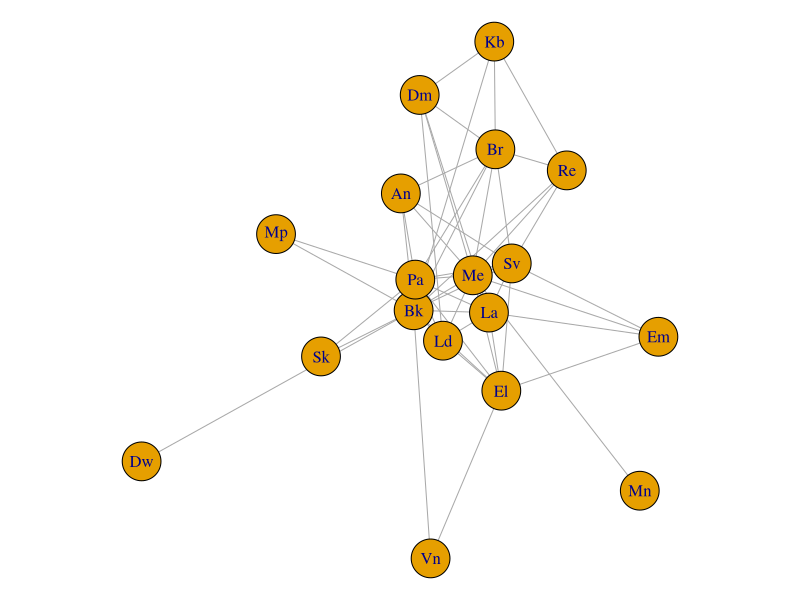
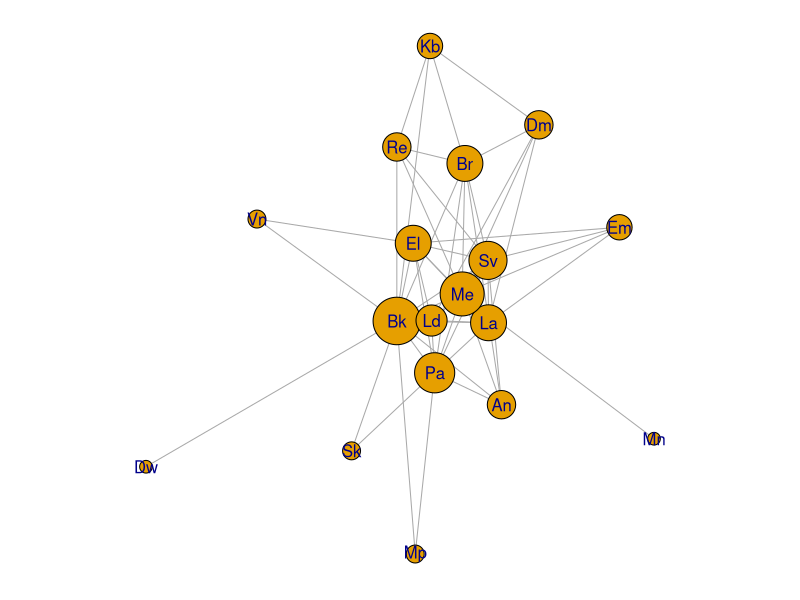
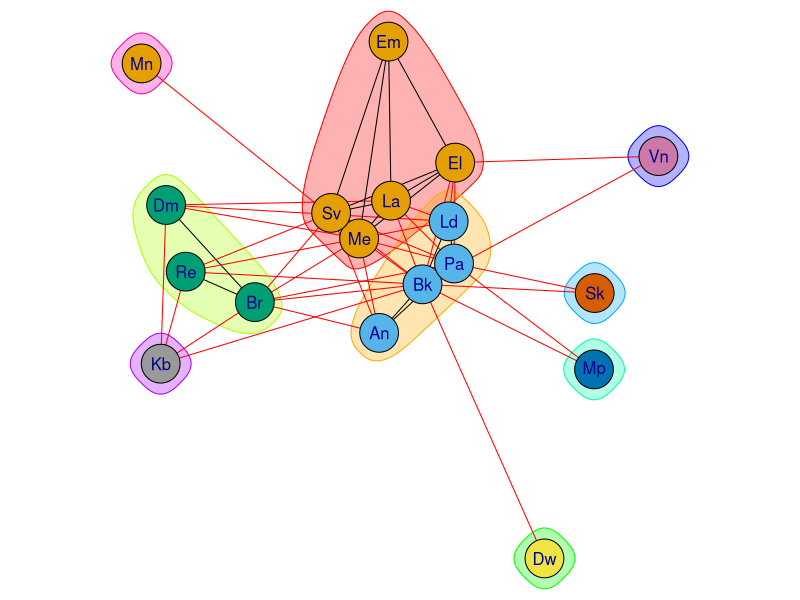

Reproduce these figures in R, in order. (Note: this script raises an error after producing the figures.)
library(igraph)

# table 5.2 from
# Hole, F.D. and J.B. Campbell. Soil Landscape Analysis. Rowman Allanheld, 1985.

# hand-keyed
x <- read.table('table-5.2.txt', sep = ',')

# check: OK
str(x)
x

nm <- c('An', 'Bk', 'Br', 'Dm', 'Dw', 'La', 'Ld', 'Me', 'Mp', 'Pa', 'Re', 'Sk', 'Sv', 'Vn', 'Kb', 'El', 'Mn', 'Em')

# DF -> matrix
x <- as.matrix(x)
dimnames(x) <- list(nm, nm)

# check: OK
x

# note special incantation to get the "correct" graph structure
g <- graph_from_adjacency_matrix(x, mode = 'upper', diag = FALSE, weighted = TRUE)

# does it make sense?
# seems to
par(mar = c(0,0,0,0))
plot(g)

plot(g, vertex.size = sqrt(igraph::degree(g) * 25), vertex.label.family = 'sans')

# find communities
cm <- igraph::cluster_walktrap(g)
plot(cm, g, vertex.label.family = 'sans')

# rename / save
table5.2 <- x
save(table5.2, file = '../data/table5.2.rda')
